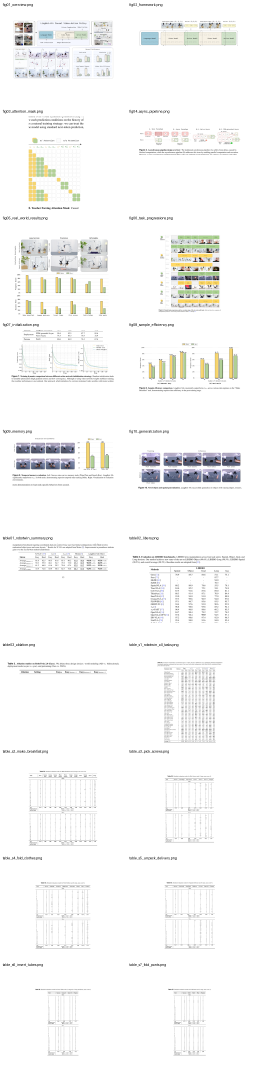
#> input picture WorldModel/Causal World Modeling for Robot Control/.pipeline/reader_causal/assets_sheet.png, 760 x 3200 px, given in place of page_2.png, which was not available (shown at 1/3 size)
$ python crop_assets.py
#> lines starting #> are read from the running program, lines starting #| are printed output that depends on the picture
from pathlib import Path
from PIL import Image

ROOT = Path(__file__).resolve().parent
ASSETS = ROOT.parent.parent / "assets"
ASSETS.mkdir(parents=True, exist_ok=True)

# Coordinates are in the 144-dpi page render coordinate system (1224 x 1584).
CROPS = {
    "fig01_overview.png": (2, (55, 45, 1170, 690)),
    "fig02_framework.png": (4, (55, 45, 1170, 380)),
    "fig03_attention_mask.png": (7, (650, 570, 1100, 1140)),
    "fig04_async_pipeline.png": (9, (55, 35, 1170, 390)),
    "fig05_real_world_results.png": (11, (150, 35, 1100, 820)),
    "fig06_task_progressions.png": (12, (45, 35, 1180, 1445)),
    "table01_robotwin_summary.png": (13, (55, 1180, 1170, 1505)),
    "table02_libero.png": (14, (120, 40, 1105, 690)),
    "table03_ablation.png": (15, (105, 35, 1120, 245)),
    "fig07_initialization.png": (15, (65, 255, 1170, 730)),
    "fig08_sample_efficiency.png": (16, (55, 25, 1175, 625)),
    "fig09_memory.png": (16, (55, 620, 1175, 1105)),
    "fig10_generalization.png": (17, (65, 25, 1160, 505)),
    "table_s1_robotwin_all_tasks.png": (25, (85, 40, 1140, 1395)),
    "table_s2_make_breakfast.png": (26, (90, 90, 1140, 1365)),
    "table_s3_pick_screws.png": (27, (135, 90, 1100, 1345)),
    "table_s4_fold_clothes.png": (28, (110, 90, 1120, 1345)),
    "table_s5_unpack_delivery.png": (29, (110, 90, 1120, 1350)),
    "table_s6_insert_tubes.png": (30, (240, 90, 990, 1350)),
    "table_s7_fold_pants.png": (31, (240, 90, 990, 1350)),
}

for name, (page, box) in CROPS.items():
    src = ROOT / f"page_{page}.png"
    with Image.open(src) as image:
#> image is the input picture: PIL image 760x3200 RGB; mean R, G, B 247.3, 247.3, 246.6
        image.crop(box).save(ASSETS / name, optimize=True)
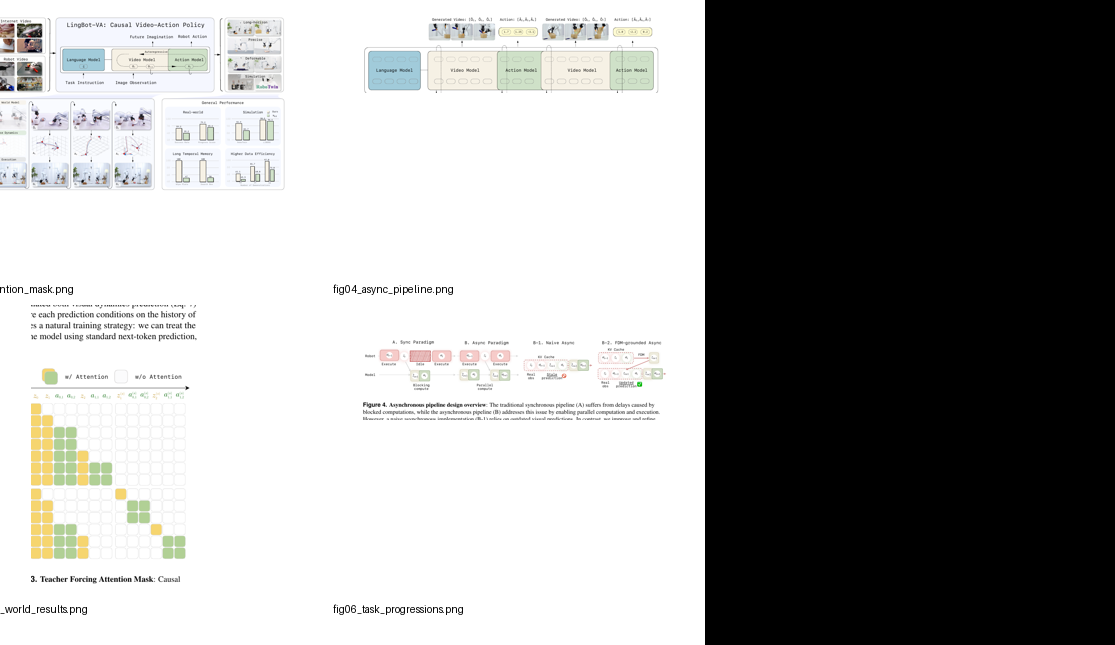
#> saved as fig01_overview.png: PIL image 1115x645 RGB; mean R, G, B 156.4, 156.6, 155.8
    print(f"{name}: p.{page} {box}")
#> pass 2 of the loop `for name, (page, box) in CROPS.items():`:
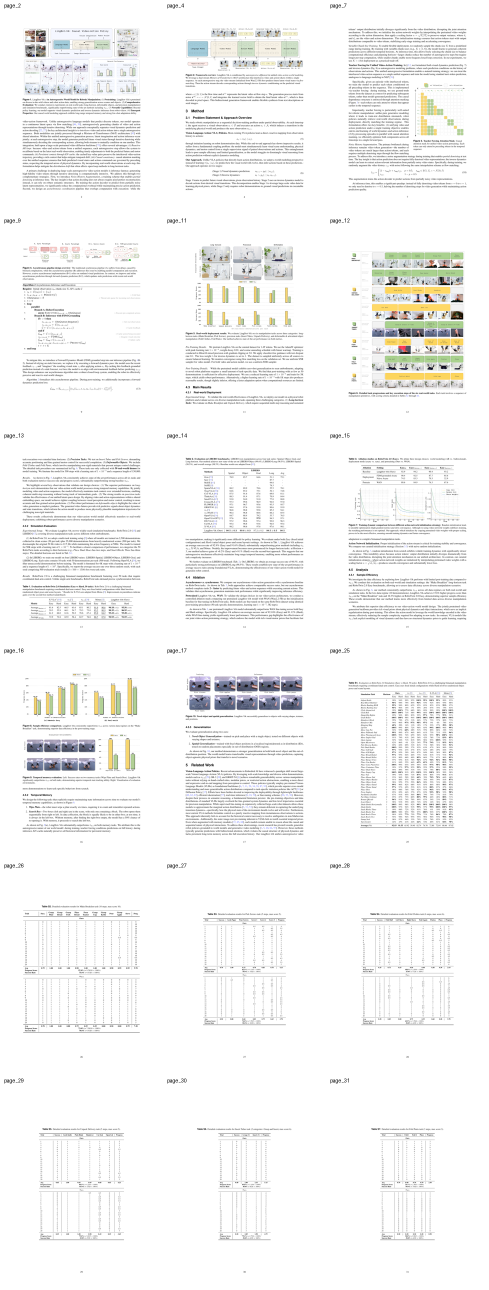
#> input picture WorldModel/Causal World Modeling for Robot Control/.pipeline/reader_causal/contact_sheet.png, 978 x 2580 px, given in place of page_4.png, which was not available (shown at 1/2 size)
#> image is the input picture: PIL image 978x2580 RGB; mean R, G, B 244.9, 244.9, 244.2
#> `image.crop(box).save(ASSETS / name, optimize=True)`:
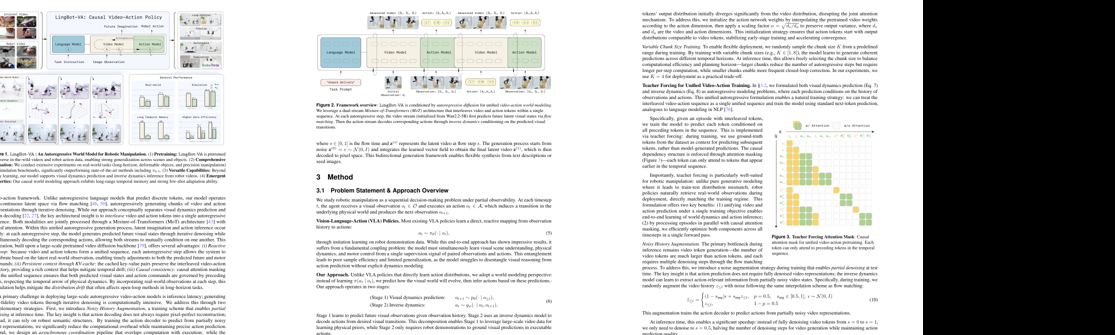
#> saved as fig02_framework.png: PIL image 1115x335 RGB; mean R, G, B 195.5, 195.9, 195.4
#> (the run stopped early here; a loop or call above may not have finished)
